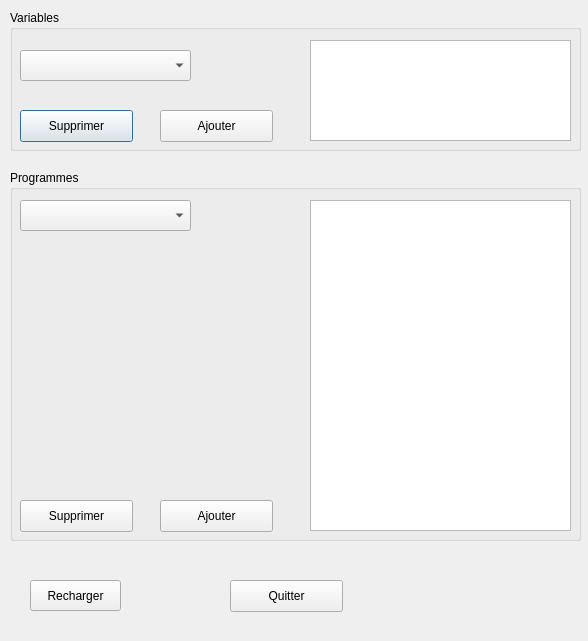
<?xml version="1.0" encoding="UTF-8"?>
<ui version="4.0">
 <class>SecondaryView</class>
 <widget class="QDialog" name="SecondaryView">
  <property name="geometry">
   <rect>
    <x>0</x>
    <y>0</y>
    <width>588</width>
    <height>641</height>
   </rect>
  </property>
  <property name="windowTitle">
   <string>Var and Prog Parameters</string>
  </property>
  <widget class="QGroupBox" name="groupBox_5">
   <property name="geometry">
    <rect>
     <x>10</x>
     <y>10</y>
     <width>571</width>
     <height>141</height>
    </rect>
   </property>
   <property name="title">
    <string>Variables</string>
   </property>
   <widget class="QPushButton" name="pushButtonSupvar">
    <property name="geometry">
     <rect>
      <x>10</x>
      <y>100</y>
      <width>113</width>
      <height>32</height>
     </rect>
    </property>
    <property name="text">
     <string>Supprimer</string>
    </property>
   </widget>
   <widget class="QPushButton" name="pushButtonAjvar">
    <property name="geometry">
     <rect>
      <x>150</x>
      <y>100</y>
      <width>113</width>
      <height>32</height>
     </rect>
    </property>
    <property name="text">
     <string>Ajouter</string>
    </property>
   </widget>
   <widget class="QTextEdit" name="textEditvar">
    <property name="geometry">
     <rect>
      <x>300</x>
      <y>30</y>
      <width>261</width>
      <height>101</height>
     </rect>
    </property>
   </widget>
   <widget class="QComboBox" name="comboBox">
    <property name="geometry">
     <rect>
      <x>10</x>
      <y>40</y>
      <width>171</width>
      <height>31</height>
     </rect>
    </property>
   </widget>
  </widget>
  <widget class="QGroupBox" name="groupBox_6">
   <property name="geometry">
    <rect>
     <x>10</x>
     <y>170</y>
     <width>571</width>
     <height>371</height>
    </rect>
   </property>
   <property name="title">
    <string>Programmes</string>
   </property>
   <widget class="QPushButton" name="pushButtonSupprof">
    <property name="geometry">
     <rect>
      <x>10</x>
      <y>330</y>
      <width>113</width>
      <height>32</height>
     </rect>
    </property>
    <property name="text">
     <string>Supprimer</string>
    </property>
   </widget>
   <widget class="QPushButton" name="pushButtonAjprog">
    <property name="geometry">
     <rect>
      <x>150</x>
      <y>330</y>
      <width>113</width>
      <height>32</height>
     </rect>
    </property>
    <property name="text">
     <string>Ajouter</string>
    </property>
   </widget>
   <widget class="QTextEdit" name="textEditprog">
    <property name="geometry">
     <rect>
      <x>300</x>
      <y>30</y>
      <width>261</width>
      <height>331</height>
     </rect>
    </property>
   </widget>
   <widget class="QComboBox" name="comboBox_2">
    <property name="geometry">
     <rect>
      <x>10</x>
      <y>30</y>
      <width>171</width>
      <height>31</height>
     </rect>
    </property>
   </widget>
  </widget>
  <widget class="QPushButton" name="pushButtonquit">
   <property name="geometry">
    <rect>
     <x>230</x>
     <y>580</y>
     <width>113</width>
     <height>32</height>
    </rect>
   </property>
   <property name="text">
    <string>Quitter</string>
   </property>
  </widget>
  <widget class="QPushButton" name="pushButtonRefresh">
   <property name="geometry">
    <rect>
     <x>30</x>
     <y>580</y>
     <width>91</width>
     <height>31</height>
    </rect>
   </property>
   <property name="text">
    <string>Recharger</string>
   </property>
  </widget>
 </widget>
 <resources/>
 <connections/>
</ui>
